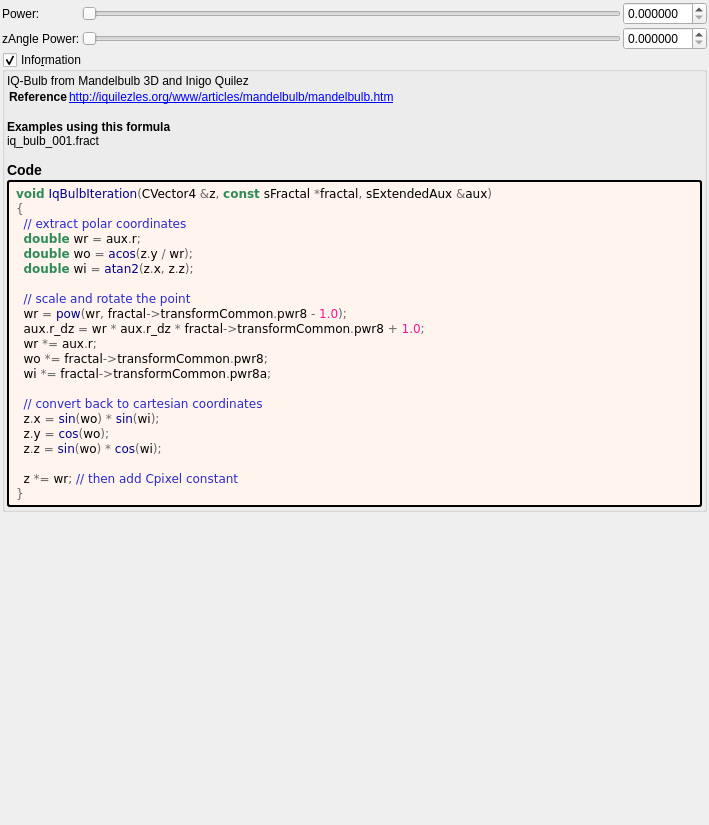
<?xml version="1.0" encoding="UTF-8"?>
<ui version="4.0">
 <class>iq_bulb</class>
 <widget class="QWidget" name="Form">
  <property name="geometry">
   <rect>
    <x>0</x>
    <y>0</y>
    <width>709</width>
    <height>825</height>
   </rect>
  </property>
  <property name="windowTitle">
   <string notr="true">iq_bulb</string>
  </property>
  <layout class="QVBoxLayout" name="verticalLayout">
   <property name="spacing">
    <number>2</number>
   </property>
   <property name="leftMargin">
    <number>2</number>
   </property>
   <property name="topMargin">
    <number>2</number>
   </property>
   <property name="rightMargin">
    <number>2</number>
   </property>
   <property name="bottomMargin">
    <number>2</number>
   </property>
   <item>
    <layout class="QGridLayout" name="gridLayout">
     <property name="spacing">
      <number>2</number>
     </property>
     <item row="0" column="0">
      <widget class="QLabel" name="label_10">
       <property name="text">
        <string>Power:</string>
       </property>
      </widget>
     </item>
     <item row="1" column="0">
      <widget class="QLabel" name="label_7">
       <property name="text">
        <string>zAngle Power:</string>
       </property>
      </widget>
     </item>
     <item row="1" column="2">
      <widget class="MyDoubleSpinBox" name="spinbox_transf_pwr_8a">
       <property name="sizePolicy">
        <sizepolicy hsizetype="Minimum" vsizetype="Maximum">
         <horstretch>0</horstretch>
         <verstretch>0</verstretch>
        </sizepolicy>
       </property>
       <property name="prefix">
        <string/>
       </property>
       <property name="suffix">
        <string/>
       </property>
       <property name="decimals">
        <number>6</number>
       </property>
       <property name="minimum">
        <double>0.000000000000000</double>
       </property>
       <property name="maximum">
        <double>99.998999999999995</double>
       </property>
       <property name="singleStep">
        <double>0.100000000000000</double>
       </property>
      </widget>
     </item>
     <item row="0" column="2">
      <widget class="MyDoubleSpinBox" name="spinbox_transf_pwr_8">
       <property name="sizePolicy">
        <sizepolicy hsizetype="Minimum" vsizetype="Maximum">
         <horstretch>0</horstretch>
         <verstretch>0</verstretch>
        </sizepolicy>
       </property>
       <property name="prefix">
        <string/>
       </property>
       <property name="suffix">
        <string/>
       </property>
       <property name="decimals">
        <number>6</number>
       </property>
       <property name="minimum">
        <double>0.000000000000000</double>
       </property>
       <property name="maximum">
        <double>99.998999999999995</double>
       </property>
       <property name="singleStep">
        <double>0.100000000000000</double>
       </property>
      </widget>
     </item>
     <item row="1" column="1">
      <widget class="QSlider" name="slider_transf_pwr_8a">
       <property name="sizePolicy">
        <sizepolicy hsizetype="Expanding" vsizetype="Maximum">
         <horstretch>0</horstretch>
         <verstretch>0</verstretch>
        </sizepolicy>
       </property>
       <property name="maximum">
        <number>20000000</number>
       </property>
       <property name="singleStep">
        <number>1</number>
       </property>
       <property name="orientation">
        <enum>Qt::Horizontal</enum>
       </property>
      </widget>
     </item>
     <item row="0" column="1">
      <widget class="QSlider" name="slider_transf_pwr_8">
       <property name="sizePolicy">
        <sizepolicy hsizetype="Expanding" vsizetype="Maximum">
         <horstretch>0</horstretch>
         <verstretch>0</verstretch>
        </sizepolicy>
       </property>
       <property name="maximum">
        <number>20000000</number>
       </property>
       <property name="singleStep">
        <number>1</number>
       </property>
       <property name="orientation">
        <enum>Qt::Horizontal</enum>
       </property>
      </widget>
     </item>
    </layout>
   </item>
   <item>
    <widget class="MyGroupBox" name="groupCheck_info">
     <property name="title">
      <string>Info&amp;rmation</string>
     </property>
     <property name="flat">
      <bool>false</bool>
     </property>
     <property name="checkable">
      <bool>true</bool>
     </property>
     <layout class="QVBoxLayout" name="verticalLayout_2">
      <property name="spacing">
       <number>2</number>
      </property>
      <property name="leftMargin">
       <number>2</number>
      </property>
      <property name="topMargin">
       <number>2</number>
      </property>
      <property name="rightMargin">
       <number>2</number>
      </property>
      <property name="bottomMargin">
       <number>2</number>
      </property>
      <item>
       <widget class="QLabel" name="label_information_general">
        <property name="text">
         <string notr="true">&lt;p&gt;IQ-Bulb from Mandelbulb 3D and Inigo Quilez&lt;/p&gt;&lt;table&gt;
&lt;tr&gt;&lt;th&gt;Reference&lt;/th&gt;&lt;td&gt;&lt;a href=&quot;http://iquilezles.org/www/articles/mandelbulb/mandelbulb.htm&quot;&gt;http://iquilezles.org/www/articles/mandelbulb/mandelbulb.htm&lt;br&gt;
&lt;/td&gt;&lt;/tr&gt;
&lt;/table&gt;
&lt;br&gt;&lt;b&gt;Examples using this formula&lt;/b&gt;&lt;br&gt;iq_bulb_001.fract&lt;h3&gt;Code&lt;/h3&gt;</string>
        </property>
        <property name="wordWrap">
         <bool>true</bool>
        </property>
        <property name="openExternalLinks">
         <bool>true</bool>
        </property>
        <property name="textInteractionFlags">
         <set>Qt::LinksAccessibleByMouse|Qt::TextSelectableByMouse</set>
        </property>
       </widget>
      </item>
      <item>
       <widget class="QLabel" name="label_code_content">
        <property name="styleSheet">
         <string notr="true">border-style: outset; border-width: 2px; border-radius: 3px; border-color: black; background-color: #fff5ee; padding: 4px;</string>
        </property>
        <property name="text">
         <string notr="true">&lt;body style=&quot;background-color:#fff5ee&quot;&gt;
&lt;pre style=&quot;color:#000000; background-color:#fff5ee;  font-family:'Courier New',monospace;&quot;&gt;&lt;span style=&quot;color:#2e8b57; font-weight:bold&quot;&gt;void&lt;/span&gt; &lt;span style=&quot;color:#00008f&quot;&gt;IqBulbIteration&lt;/span&gt;&lt;span style=&quot;color:#676767&quot;&gt;(&lt;/span&gt;CVector4 &lt;span style=&quot;color:#676767&quot;&gt;&amp;amp;&lt;/span&gt;z&lt;span style=&quot;color:#676767&quot;&gt;,&lt;/span&gt; &lt;span style=&quot;color:#2e8b57; font-weight:bold&quot;&gt;const&lt;/span&gt; sFractal &lt;span style=&quot;color:#676767&quot;&gt;*&lt;/span&gt;fractal&lt;span style=&quot;color:#676767&quot;&gt;,&lt;/span&gt; sExtendedAux &lt;span style=&quot;color:#676767&quot;&gt;&amp;amp;&lt;/span&gt;aux&lt;span style=&quot;color:#676767&quot;&gt;)&lt;/span&gt;
&lt;span style=&quot;color:#676767&quot;&gt;{&lt;/span&gt;
  &lt;span style=&quot;color:#2929cc&quot;&gt;// extract polar coordinates&lt;/span&gt;
  &lt;span style=&quot;color:#2e8b57; font-weight:bold&quot;&gt;double&lt;/span&gt; wr &lt;span style=&quot;color:#676767&quot;&gt;=&lt;/span&gt; aux&lt;span style=&quot;color:#676767&quot;&gt;.&lt;/span&gt;r&lt;span style=&quot;color:#676767&quot;&gt;;&lt;/span&gt;
  &lt;span style=&quot;color:#2e8b57; font-weight:bold&quot;&gt;double&lt;/span&gt; wo &lt;span style=&quot;color:#676767&quot;&gt;=&lt;/span&gt; &lt;span style=&quot;color:#00008f&quot;&gt;acos&lt;/span&gt;&lt;span style=&quot;color:#676767&quot;&gt;(&lt;/span&gt;z&lt;span style=&quot;color:#676767&quot;&gt;.&lt;/span&gt;y &lt;span style=&quot;color:#676767&quot;&gt;/&lt;/span&gt; wr&lt;span style=&quot;color:#676767&quot;&gt;);&lt;/span&gt;
  &lt;span style=&quot;color:#2e8b57; font-weight:bold&quot;&gt;double&lt;/span&gt; wi &lt;span style=&quot;color:#676767&quot;&gt;=&lt;/span&gt; &lt;span style=&quot;color:#00008f&quot;&gt;atan2&lt;/span&gt;&lt;span style=&quot;color:#676767&quot;&gt;(&lt;/span&gt;z&lt;span style=&quot;color:#676767&quot;&gt;.&lt;/span&gt;x&lt;span style=&quot;color:#676767&quot;&gt;,&lt;/span&gt; z&lt;span style=&quot;color:#676767&quot;&gt;.&lt;/span&gt;z&lt;span style=&quot;color:#676767&quot;&gt;);&lt;/span&gt;

  &lt;span style=&quot;color:#2929cc&quot;&gt;// scale and rotate the point&lt;/span&gt;
  wr &lt;span style=&quot;color:#676767&quot;&gt;=&lt;/span&gt; &lt;span style=&quot;color:#00008f&quot;&gt;pow&lt;/span&gt;&lt;span style=&quot;color:#676767&quot;&gt;(&lt;/span&gt;wr&lt;span style=&quot;color:#676767&quot;&gt;,&lt;/span&gt; fractal&lt;span style=&quot;color:#676767&quot;&gt;-&amp;gt;&lt;/span&gt;transformCommon&lt;span style=&quot;color:#676767&quot;&gt;.&lt;/span&gt;pwr8 &lt;span style=&quot;color:#676767&quot;&gt;-&lt;/span&gt; &lt;span style=&quot;color:#ff1493&quot;&gt;1.0&lt;/span&gt;&lt;span style=&quot;color:#676767&quot;&gt;);&lt;/span&gt;
  aux&lt;span style=&quot;color:#676767&quot;&gt;.&lt;/span&gt;r_dz &lt;span style=&quot;color:#676767&quot;&gt;=&lt;/span&gt; wr &lt;span style=&quot;color:#676767&quot;&gt;*&lt;/span&gt; aux&lt;span style=&quot;color:#676767&quot;&gt;.&lt;/span&gt;r_dz &lt;span style=&quot;color:#676767&quot;&gt;*&lt;/span&gt; fractal&lt;span style=&quot;color:#676767&quot;&gt;-&amp;gt;&lt;/span&gt;transformCommon&lt;span style=&quot;color:#676767&quot;&gt;.&lt;/span&gt;pwr8 &lt;span style=&quot;color:#676767&quot;&gt;+&lt;/span&gt; &lt;span style=&quot;color:#ff1493&quot;&gt;1.0&lt;/span&gt;&lt;span style=&quot;color:#676767&quot;&gt;;&lt;/span&gt;
  wr &lt;span style=&quot;color:#676767&quot;&gt;*=&lt;/span&gt; aux&lt;span style=&quot;color:#676767&quot;&gt;.&lt;/span&gt;r&lt;span style=&quot;color:#676767&quot;&gt;;&lt;/span&gt;
  wo &lt;span style=&quot;color:#676767&quot;&gt;*=&lt;/span&gt; fractal&lt;span style=&quot;color:#676767&quot;&gt;-&amp;gt;&lt;/span&gt;transformCommon&lt;span style=&quot;color:#676767&quot;&gt;.&lt;/span&gt;pwr8&lt;span style=&quot;color:#676767&quot;&gt;;&lt;/span&gt;
  wi &lt;span style=&quot;color:#676767&quot;&gt;*=&lt;/span&gt; fractal&lt;span style=&quot;color:#676767&quot;&gt;-&amp;gt;&lt;/span&gt;transformCommon&lt;span style=&quot;color:#676767&quot;&gt;.&lt;/span&gt;pwr8a&lt;span style=&quot;color:#676767&quot;&gt;;&lt;/span&gt;

  &lt;span style=&quot;color:#2929cc&quot;&gt;// convert back to cartesian coordinates&lt;/span&gt;
  z&lt;span style=&quot;color:#676767&quot;&gt;.&lt;/span&gt;x &lt;span style=&quot;color:#676767&quot;&gt;=&lt;/span&gt; &lt;span style=&quot;color:#00008f&quot;&gt;sin&lt;/span&gt;&lt;span style=&quot;color:#676767&quot;&gt;(&lt;/span&gt;wo&lt;span style=&quot;color:#676767&quot;&gt;) *&lt;/span&gt; &lt;span style=&quot;color:#00008f&quot;&gt;sin&lt;/span&gt;&lt;span style=&quot;color:#676767&quot;&gt;(&lt;/span&gt;wi&lt;span style=&quot;color:#676767&quot;&gt;);&lt;/span&gt;
  z&lt;span style=&quot;color:#676767&quot;&gt;.&lt;/span&gt;y &lt;span style=&quot;color:#676767&quot;&gt;=&lt;/span&gt; &lt;span style=&quot;color:#00008f&quot;&gt;cos&lt;/span&gt;&lt;span style=&quot;color:#676767&quot;&gt;(&lt;/span&gt;wo&lt;span style=&quot;color:#676767&quot;&gt;);&lt;/span&gt;
  z&lt;span style=&quot;color:#676767&quot;&gt;.&lt;/span&gt;z &lt;span style=&quot;color:#676767&quot;&gt;=&lt;/span&gt; &lt;span style=&quot;color:#00008f&quot;&gt;sin&lt;/span&gt;&lt;span style=&quot;color:#676767&quot;&gt;(&lt;/span&gt;wo&lt;span style=&quot;color:#676767&quot;&gt;) *&lt;/span&gt; &lt;span style=&quot;color:#00008f&quot;&gt;cos&lt;/span&gt;&lt;span style=&quot;color:#676767&quot;&gt;(&lt;/span&gt;wi&lt;span style=&quot;color:#676767&quot;&gt;);&lt;/span&gt;

  z &lt;span style=&quot;color:#676767&quot;&gt;*=&lt;/span&gt; wr&lt;span style=&quot;color:#676767&quot;&gt;;&lt;/span&gt; &lt;span style=&quot;color:#2929cc&quot;&gt;// then add Cpixel constant&lt;/span&gt;
&lt;span style=&quot;color:#676767&quot;&gt;}&lt;/span&gt;
&lt;/pre&gt;
&lt;/body&gt;</string>
        </property>
        <property name="wordWrap">
         <bool>true</bool>
        </property>
        <property name="openExternalLinks">
         <bool>true</bool>
        </property>
        <property name="textInteractionFlags">
         <set>Qt::LinksAccessibleByMouse|Qt::TextSelectableByMouse</set>
        </property>
       </widget>
      </item>
     </layout>
    </widget>
   </item>
   <item>
    <spacer name="verticalSpacer">
     <property name="orientation">
      <enum>Qt::Vertical</enum>
     </property>
     <property name="sizeHint" stdset="0">
      <size>
       <width>20</width>
       <height>40</height>
      </size>
     </property>
    </spacer>
   </item>
  </layout>
 </widget>
 <customwidgets>
  <customwidget>
   <class>MyGroupBox</class>
   <extends>QGroupBox</extends>
   <header>my_group_box.h</header>
   <container>1</container>
  </customwidget>
  <customwidget>
   <class>MyDoubleSpinBox</class>
   <extends>QDoubleSpinBox</extends>
   <header>my_double_spin_box.h</header>
  </customwidget>
 </customwidgets>
 <tabstops>
  <tabstop>slider_transf_pwr_8</tabstop>
  <tabstop>spinbox_transf_pwr_8</tabstop>
  <tabstop>slider_transf_pwr_8a</tabstop>
  <tabstop>spinbox_transf_pwr_8a</tabstop>
  <tabstop>groupCheck_info</tabstop>
 </tabstops>
 <resources/>
 <connections/>
</ui>
